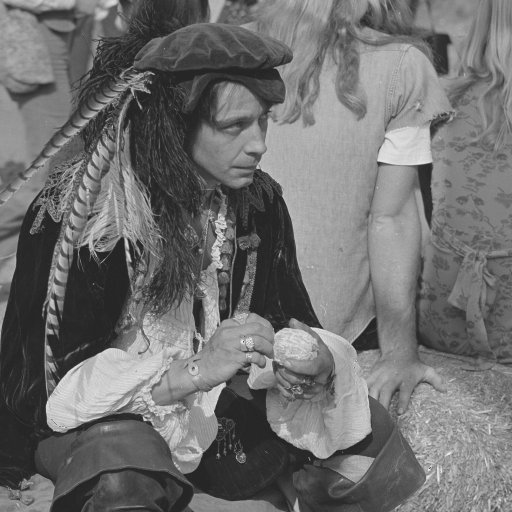
%> input picture A2PengyuWang0425157/Q1/pirate.tif, 512 x 512 px
$ octave Q1b.m   (GNU Octave 9; MATLAB toolbox functions it lacks are replaced by stand-ins)
%> lines starting %> are read from the running program, lines starting %| are printed output that depends on the picture
clear;
clc;
close all;

pirate = imread("pirate.tif");
%> pirate is the input picture: size 512x512 uint8; min 36, max 241, mean 111.6
pirate = im2double(pirate);
%> pirate: size 512x512 double
subplot(1,3,1);
imshow(pirate);
title('Original image');

% Get the spectrum of the image
S = fftshift(fft2(pirate));
subplot(1,3,2);
imshow(mat2gray(log(1+abs(S))));
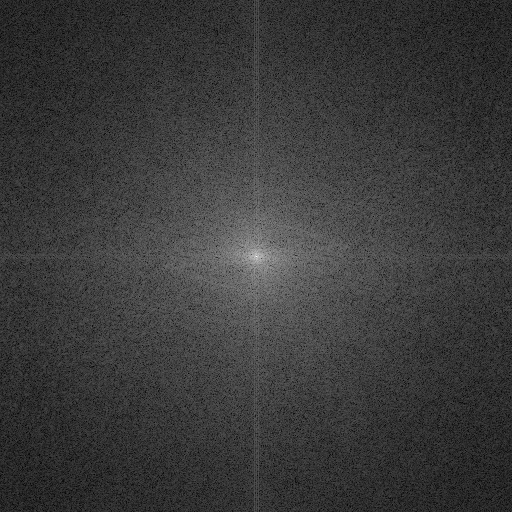
%> displayed picture: size 512x512, on the screen's scale of 0 to 255; min 0, max 255, mean 58.2
title('Fourier Transform Spectrum');

% S1 and P, phase operation
P = angle(S);
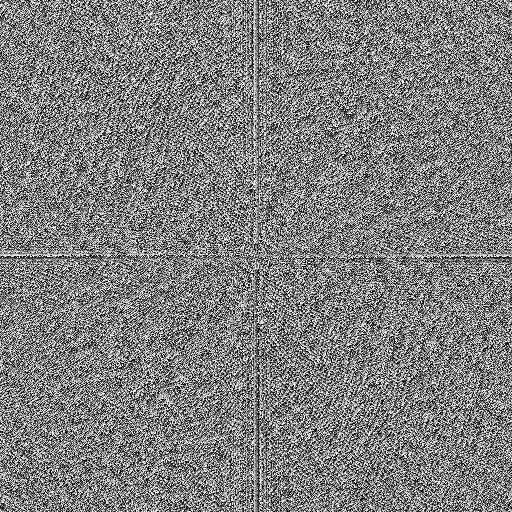
%> P: size 512x512 double; min -3.14, max 3.14, mean 1.2e-05; drawn with min black and max white
newFt = abs(S).*exp(-sqrt(-1).*P);

% Based on the specturm I got,
% then made the inverse of the new spectrum
inewFt = ifft2(fftshift(newFt));
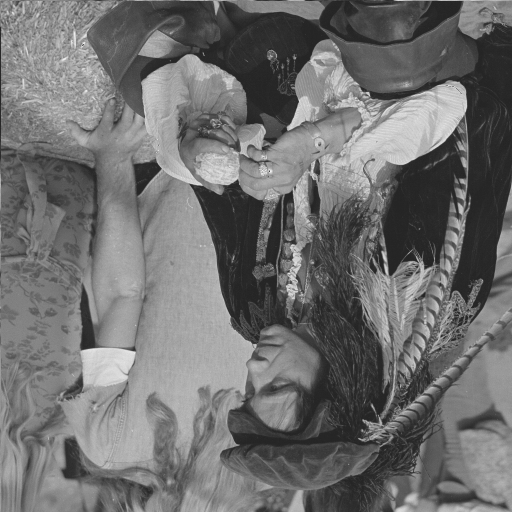
%> inewFt: size 512x512 double; min 0.141, max 0.945, mean 0.438; mean of the top-left, top-right, bottom-left and bottom-right quarters 0.459, 0.382, 0.531, 0.379
res = real(inewFt);
subplot(1,3,3);
imshow(res);
title('Recovered image');
